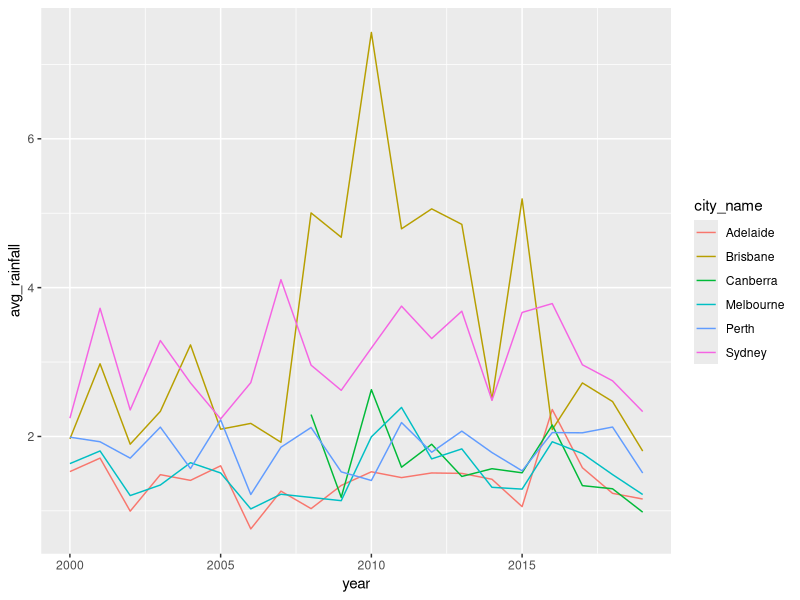
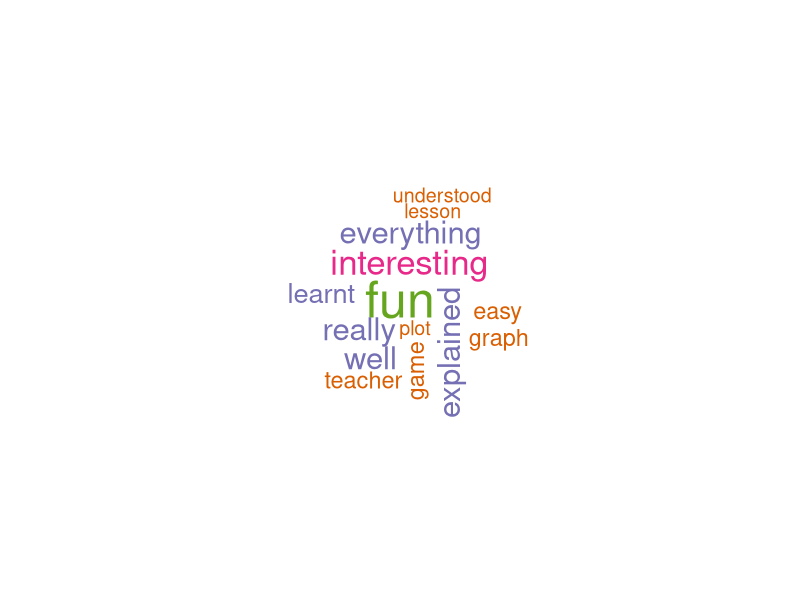

R code for these plots, in order:
## ---- chunk 1
knitr::opts_chunk$set(echo = TRUE, message=FALSE, warning = FALSE)

library(wordcloud)
library(RColorBrewer)
library(tm)
library(tidyverse)
## ---- chunk 2
rainfall <- read_csv("rainfall_clean.csv")

rainfall
## ---- chunk 3
rainfall_plot <- ggplot(rainfall, aes(x = year, y = avg_rainfall, color = city_name)) +
  geom_line()
rainfall_plot
## ---- chunk 4
feedback <- read_csv("rgirls_feedback.csv")
#feedback <- read_csv("_blog/2022-05-30-jennyrainfall/rgirls_feedback.csv")
corpus <- Corpus(VectorSource(feedback$feedback))

# corpus[[1]][[1]]
# corpus[[2]][[1]]

corpus <- tm_map(corpus, content_transformer(tolower))
corpus <- tm_map(corpus, removeNumbers) 
corpus <- tm_map(corpus, removeWords, stopwords("english")) # remove english common stopwords "a", "the", etc.
corpus <- tm_map(corpus, removePunctuation) 
corpus <- tm_map(corpus, stripWhitespace) 
corpus <- tm_map(corpus, removeWords, c("went", "something"))
#corpus <- tm_map(corpus, stemDocument)

# create TDM
tdm <- TermDocumentMatrix(corpus)
m <- as.matrix(tdm)
v <- sort(rowSums(m), decreasing=TRUE)
d <- data.frame(word = names(v), freq=v) %>%
  filter(freq > 1)

set.seed(21)
wordcloud(d$word, d$freq, random.order = FALSE, scale=c(3,.5), rot.per = .3, colors = brewer.pal(5, "Dark2")) # 5, "Dark2")
